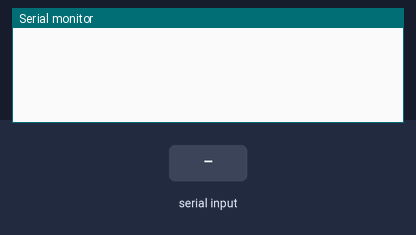
Bench run of a sketch on a simulated Arduino Mega 2560, built with avr-gcc and run on an emulated ATmega2560. Parts: the last lines printed to the serial monitor. Inputs (shaded band) come from the test bench.

Above: at 2.9 s.
3.0 s: "X\n" received over the second serial link
At 4.1 s:
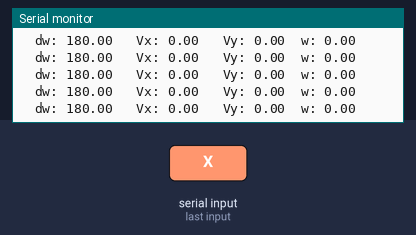
4.5 s: "C\n" received over the second serial link
At 5.4 s:
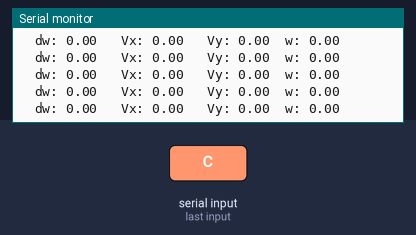
7.5 s: "Z\n" received over the second serial link
At 8.5 s:
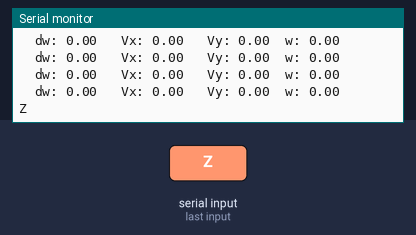
9.0 s: "R\n" received over the second serial link
At 9.4 s:
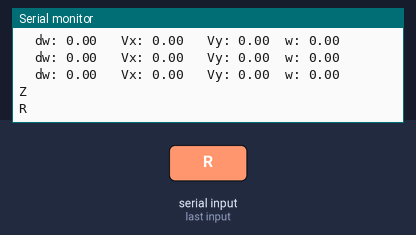
10.5 s: "90,45,200\n" received over the second serial link
At 11.7 s:
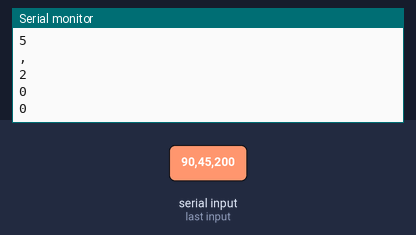
12.0 s: "O90\n" received over the second serial link
At 13.0 s:
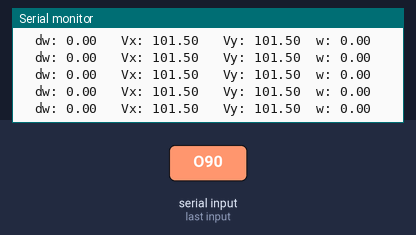
Timing chart, 0 to 14.5 s (numbered marks = the images above; inputs shaded):
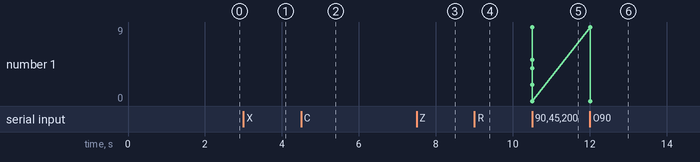

Measured:
- after the input at 3.0 s, the serial monitor: prints a new line at once (image 1)
- after the input at 4.5 s, the serial monitor: prints a new line at once (image 2)
- after the input at 7.5 s, the serial monitor: prints a new line at once (image 3)
- after the input at 9.0 s, the serial monitor: prints a new line at once (image 4)
- after the input at 10.5 s, the serial monitor: prints a new line at once (image 5)
- after the input at 12.0 s, the serial monitor: prints a new line at once (image 6)

The sketch:

ODOMETRY_DUE.ino
```cpp
#define slaveSerial Serial3
#define cmpSerial Serial2
#define nanoSerial Serial1

/*COMMAND*/
#define AT_RESET "RESET"
#define AT_RPS "RPS"

/* ENCODER */
#define encBelakang_CHA 27
#define encBelakang_CHB 29
#define encKanan_CHA 31
#define encKanan_CHB 33
#define encKiri_CHA 35
#define encKiri_CHB 37

/* ODOMETRY */
#define MATH_PI 3.14286
#define MATH_ROOT_OF_3 1.73205
#define WHEEL_RADIUS 2.9
#define WHEEL_BASE 9.40
#define ENC_RESOLUTION 2400.0
#define MIN_POS_RES 1.0
#define MIN_DEG_RES 3.0

/* Expansi Macro */
#define POS_CONV_FACTOR ((2 * MATH_PI) / ENC_RESOLUTION)
#define MATH_SIN(x) sin(radians(x))
#define MATH_COS(x) cos(radians(x))

/* Fuzzy */
// omega
#define AVLOW_SPEED 10
#define ALOW_SPEED 20
#define AMEDIUM_SPEED 30
#define AFAST_SPEED 50
#define AVFAST_SPEED 75

// Linear
#define LVLOW_SPEED 20
#define LLOW_SPEED 40
#define LMEDIUM_SPEED 50
#define LFAST_SPEED 60
#define LVFAST_SPEED 190

float headingContinuous = 0;
float lastHeading = 0;


/* MOVE GOAL TO GOAL */
int count = 0;
bool Move = false;
/* MOVE GOAL TO GOAL */

/* KOORDINAT X, Y, DAN HEADING */
struct POS {
  float X, Y, T;
} currentPOS, lastPOS;

/* PENYIMPANAN PULSA ENCODER */
struct ENC {
  volatile long int pulseCnt;
  long int lastpulse;
} EncBelakang, EncKanan, EncKiri;

/*COMPAS GY 25*/
struct cmps {
  char buffer[50];
  int counter;
  float heading;
} cmps;

/* Fungsi Compas */
void resetCMPS() {
  // kalibrasi Heading
  cmpSerial.write(0xA5);
  cmpSerial.write(0x55);
  delay(100);
  cmpSerial.write(0xA5);
  cmpSerial.write(0x53);
}

void initCMPS() {
  // Kalibrasi tilt
  cmpSerial.write(0xA5);
  cmpSerial.write(0x54);
  delay(1000);
  resetCMPS();
}

// void updateCMPS() {
//   char tmp;
//   while (cmpSerial.available()) {
//     tmp = cmpSerial.read();
//     cmps.buffer[cmps.counter++] = tmp;
//     if (tmp == '\n') {
//       cmps.buffer[cmps.counter] = 0;
//       cmps.heading = atof(strtok(cmps.buffer + 5, ","));
//       cmps.counter = 0;
//     }
//   }
// }

void updateCMPS() {
  char tmp;
  while (cmpSerial.available()) {
    tmp = cmpSerial.read();
    cmps.buffer[cmps.counter++] = tmp;

    if (tmp == '\n') {
      cmps.buffer[cmps.counter] = 0;

      // Parse heading normal 0–360
      cmps.heading = atof(strtok(cmps.buffer + 5, ","));

      // --- Tambahan continuous heading ---
      float raw = cmps.heading;
      float diff = raw - lastHeading;

      // Koreksi wrap-around (misal dari 359 → 0 atau 0 → 359)
      if (diff > 180) diff -= 360;
      if (diff < -180) diff += 360;

      headingContinuous -= diff;


      while (headingContinuous > 180) headingContinuous -= 360;
      while (headingContinuous <= -180) headingContinuous += 360;


      lastHeading = raw;
      // ------------------------------------

      cmps.counter = 0;
    }
  }
}


void setup() {
  Serial.begin(115200);
  cmpSerial.begin(115200);
  slaveSerial.begin(115200);
  // fullResetENC();
  nanoSerial.begin(115200);

  pinMode(encBelakang_CHA, INPUT_PULLUP);
  pinMode(encBelakang_CHB, INPUT_PULLUP);
  pinMode(encKanan_CHA, INPUT_PULLUP);
  pinMode(encKanan_CHB, INPUT_PULLUP);
  pinMode(encKiri_CHA, INPUT_PULLUP);
  pinMode(encKiri_CHB, INPUT_PULLUP);
  attachInterrupt(digitalPinToInterrupt(encBelakang_CHA), encBelakang_INTT_A, CHANGE);
  attachInterrupt(digitalPinToInterrupt(encBelakang_CHB), encBelakang_INTT_B, CHANGE);
  attachInterrupt(digitalPinToInterrupt(encKanan_CHA), encKanan_INTT_A, CHANGE);
  attachInterrupt(digitalPinToInterrupt(encKanan_CHB), encKanan_INTT_B, CHANGE);
  attachInterrupt(digitalPinToInterrupt(encKiri_CHA), encKiri_INTT_A, CHANGE);
  attachInterrupt(digitalPinToInterrupt(encKiri_CHB), encKiri_INTT_B, CHANGE);
  delay(1000);

  /* RESET */
  fullResetENC();
  initCMPS();
  initOdometry();

  /* Fungsi Utama */
  controlCompute();

  /* Fungsi Trial */
  // trialEncMaster();
}

void loop() {
  // Dead Loop();
}

void trialEncMaster() {
  while (1) {
    updateOdometry();
    Serial.print("BE: ");
    Serial.print(EncBelakang.pulseCnt);
    Serial.print("\tKA: ");
    Serial.print(EncKanan.pulseCnt);
    Serial.print("\tKI: ");
    Serial.print(EncKiri.pulseCnt);
    Serial.print("\tX: ");
    Serial.print(currentPOS.X);
    Serial.print("\tY: ");
    Serial.print(currentPOS.Y);
    Serial.print("\tT: ");
    Serial.println(currentPOS.T);
    delay(1);
  }
}

/* Odometry */
void initOdometry(void) {
  currentPOS.X = lastPOS.X = currentPOS.Y = lastPOS.Y = currentPOS.T = 0;
  EncKanan.pulseCnt = EncBelakang.pulseCnt = EncKiri.pulseCnt = 0;
  EncKanan.lastpulse = EncBelakang.lastpulse = EncKiri.lastpulse = 0;
}

void fullResetENC(void) {
  initOdometry();
  slaveSerial.println(AT_RESET);
}

void updateOdometry(void) {
  updateCMPS();

  long ltime;
  float _x, _y, _t;
  // kecepatan rotasi posisi dan heading
  float rvPos1, rvPos2, rvPos3;

  long int
    // delta pulse
    dKiriENC,
    dKananENC, dBelakangENC,
    // pulsa sekarang
    currentBePC, currentKaPC, currentKiPC;

  currentBePC = EncBelakang.pulseCnt;
  currentKaPC = EncKanan.pulseCnt;
  currentKiPC = EncKiri.pulseCnt;

  dBelakangENC = currentBePC - EncBelakang.lastpulse;
  dKananENC = currentKaPC - EncKanan.lastpulse;
  dKiriENC = currentKiPC - EncKiri.lastpulse;

  /* POS ENC X AND Y */
  rvPos1 = dBelakangENC * POS_CONV_FACTOR;
  rvPos2 = dKananENC * POS_CONV_FACTOR;
  rvPos3 = dKiriENC * POS_CONV_FACTOR;

  _x = WHEEL_RADIUS * ((2 / 3.0 * rvPos1) - (1 / 3.0 * rvPos2) - (1 / 3.0 * rvPos3));
  _y = WHEEL_RADIUS * ((1 / MATH_ROOT_OF_3 * rvPos2) - (1 / MATH_ROOT_OF_3 * rvPos3));
  // _t = cmps.heading;
  _t = headingContinuous;

  currentPOS.X = lastPOS.X + ((MATH_COS(_t) * _x) - (MATH_SIN(_t) * _y));
  currentPOS.Y = lastPOS.Y + ((MATH_SIN(_t) * _x) + (MATH_COS(_t) * _y));
  currentPOS.T = _t;

  EncBelakang.lastpulse = currentBePC;
  EncKanan.lastpulse = currentKaPC;
  EncKiri.lastpulse = currentKiPC;

  lastPOS.X = currentPOS.X;
  lastPOS.Y = currentPOS.Y;
}


bool goXYT(int x, int y, int t) {
  updateOdometry();
  float
    s,   // Jarak
    v,   // Linear Velocity
    w,   // angular velocity
    Vx,  // Kecepatan arah X
    Vy;  // Kecepatan arah Y

  float
    alpha,  // heading Error Robot
    TB,     // Target Bearing
    dx,     // Delta x
    dy,     // Delta y
    w1,     // Motor Belakang
    w2,     // Motor Kanan
    w3,     // Motor Kiri
    v1,     // Motor Belakang
    v2,     // Motor Kanan
    v3,     // Motor Kiri
    RPM1,   // Motor Belakang
    RPM2,   // Motor Kanan
    RPM3,   // Motor Kiri
    dw;     // Delta Omega

  v1 = v2 = v3 = 0;
  w1 = w2 = w3 = 0;
  v = 0;
  w = 0;
  // Delta Position
  dx = abs(x - currentPOS.X);
  dy = abs(y - currentPOS.Y);
  s = sqrt(dx * dx + dy * dy);

  // PENTING: Kecepatan linear SELALU ke arah target (global frame)
  if (s > MIN_POS_RES) {
    v = FuzzyLinear(s);
    // Velocity dalam global frame
    Vx = v * (dx / s);  // Komponen X menuju target
    Vy = v * (dy / s);  // Komponen Y menuju target
  } else {
    v = 0;
    Vx = 0;
    Vy = 0;
  }

  // ROTASI: Beda heading dengan target sudut t
  dw = t - currentPOS.T;
  // Normalisasi ke -180 sampai 180
  while (dw > 180) dw -= 360;
  while (dw < -180) dw += 360;

  // if (abs(dw) > MIN_DEG_RES) {
  //   w = FuzzyOmega(abs(dw));
  //   if (dw < 0) w *= -1;
  // } else {
  //   w = 0;
  // }

  // Cek sudah sampai
  if (s <= MIN_POS_RES && abs(dw) <= MIN_DEG_RES) {
    if (Move == true) {
      count++;
      if (count >= 2) setRPM(0, 0, 0);
    } else {
      count = 0;
      setRPM(0, 0, 0);
    }
  }

  // INVERSE KINEMATICS (Vx, Vy dalam GLOBAL frame!)
  // Konversi ke robot frame
  float Vx_robot = Vx * cos(radians(currentPOS.T)) + Vy * sin(radians(currentPOS.T));
  float Vy_robot = -Vx * sin(radians(currentPOS.T)) + Vy * cos(radians(currentPOS.T));

  // Hitung RPM
  w1 = (0.67 * Vx_robot) + (0 * Vy_robot) + (0.33 * w);
  w2 = (-0.33 * Vx_robot) + (0.58 * Vy_robot) + (0.33 * w);
  w3 = (-0.33 * Vx_robot) + (-0.58 * Vy_robot) + (0.33 * w);

  // Linear Motor [m/s];
  v1 = float(0.01 * w1);
  v2 = float(0.01 * w2);
  v3 = float(0.01 * w3);

  // convert To RPM
  RPM1 = (60 * v1) / (2 * MATH_PI * 0.075);  // 0.075 is radius motor
  RPM2 = (60 * v2) / (2 * MATH_PI * 0.075);
  RPM3 = (60 * v3) / (2 * MATH_PI * 0.075);

  setRPM(RPM1, RPM2, RPM3);


  Serial.print("\tdw: ");
  Serial.print(dw);
  Serial.print("\t Vx: ");
  Serial.print(Vx);
  Serial.print("\t Vy: ");
  Serial.print(Vy);
  Serial.print("\tw: ");
  Serial.println(w);

  return false;
}

void setRPM(int lRPM, int rRPM, int bRPM) {
  int rpm4 = 0;
  uint8_t packet[15];

  packet[0] = 0xAA;  // Header

  // Slave 1 data
  packet[1] = 0x00;                // D1H = CMD
  packet[2] = (bRPM >> 8) & 0xFF;  // D1M = RPM high byte
  packet[3] = bRPM & 0xFF;         // D1L = RPM low byte

  // Slave 2 data
  packet[4] = 0x00;                // D2H = CMD
  packet[5] = (rRPM >> 8) & 0xFF;  // D2M = RPM high byte
  packet[6] = rRPM & 0xFF;         // D2L = RPM low byte

  // Slave 3 data
  packet[7] = 0x00;                // D3H = CMD
  packet[8] = (lRPM >> 8) & 0xFF;  // D3M = RPM high byte
  packet[9] = lRPM & 0xFF;         // D3L = RPM low byte

  // Slave 4 data
  packet[10] = 0x00;                // D4H = CMD
  packet[11] = (rpm4 >> 8) & 0xFF;  // D4M = RPM high byte
  packet[12] = rpm4 & 0xFF;         // D4L = RPM low byte

  uint8_t checksum = 0;
  for (int i = 1; i <= 12; i++) {
    checksum ^= packet[i];
  }
  packet[13] = checksum;

  packet[14] = 0x55;
  slaveSerial.write(packet, 15);  // Slave 1
}

void encBelakang_INTT_A() {
  if (digitalRead(encBelakang_CHA) == HIGH) {
    if (digitalRead(encBelakang_CHB) == LOW) {
      EncBelakang.pulseCnt--;
    } else {
      EncBelakang.pulseCnt++;
    }
  } else {
    if (digitalRead(encBelakang_CHB) == HIGH) {
      EncBelakang.pulseCnt--;
    } else {
      EncBelakang.pulseCnt++;
    }
  }
}
void encBelakang_INTT_B() {
  if (digitalRead(encBelakang_CHA) == HIGH) {
    if (digitalRead(encBelakang_CHB) == HIGH) {
      EncBelakang.pulseCnt--;
    } else {
      EncBelakang.pulseCnt++;
    }
  } else {
    if (digitalRead(encBelakang_CHB) == LOW) {
      EncBelakang.pulseCnt--;
    } else {
      EncBelakang.pulseCnt++;
    }
  }
}
void encKanan_INTT_A() {
  if (digitalRead(encKanan_CHA) == HIGH) {
    if (digitalRead(encKanan_CHB) == LOW) {
      EncKanan.pulseCnt--;
    } else {
      EncKanan.pulseCnt++;
    }
  } else {
    if (digitalRead(encKanan_CHB) == HIGH) {
      EncKanan.pulseCnt--;
    } else {
      EncKanan.pulseCnt++;
    }
  }
}
void encKanan_INTT_B() {
  if (digitalRead(encKanan_CHA) == HIGH) {
    if (digitalRead(encKanan_CHB) == HIGH) {
      EncKanan.pulseCnt--;
    } else {
      EncKanan.pulseCnt++;
    }
  } else {
    if (digitalRead(encKanan_CHB) == LOW) {
      EncKanan.pulseCnt--;
    } else {
      EncKanan.pulseCnt++;
    }
  }
}
void encKiri_INTT_A() {
  if (digitalRead(encKiri_CHA) == HIGH) {
    if (digitalRead(encKiri_CHB) == LOW) {
      EncKiri.pulseCnt--;
    } else {
      EncKiri.pulseCnt++;
    }
  } else {
    if (digitalRead(encKiri_CHB) == HIGH) {
      EncKiri.pulseCnt--;
    } else {
      EncKiri.pulseCnt++;
    }
  }
}
void encKiri_INTT_B() {
  if (digitalRead(encKiri_CHA) == HIGH) {
    if (digitalRead(encKiri_CHB) == HIGH) {
      EncKiri.pulseCnt--;
    } else {
      EncKiri.pulseCnt++;
    }
  } else {
    if (digitalRead(encKiri_CHB) == LOW) {
      EncKiri.pulseCnt--;
    } else {
      EncKiri.pulseCnt++;
    }
  }
}


float FuzzyOmega(float wSpeed) {
  float Omega[6] = { 0, 10, 75, 130, 180, 230 };
  float Speed[5];
  float output = 0;
  /* SPEED */
  // Very Near
  if (wSpeed > Omega[0] && wSpeed <= Omega[1]) {
    // Speed[0] = (Omega[1] - wSpeed) / (Omega[1] - Omega[0]);
    Speed[0] = 1;
  } else if (wSpeed > Omega[1] && wSpeed <= Omega[2]) {
    Speed[0] = (Omega[2] - wSpeed) / (Omega[2] - Omega[1]);
  } else {
    Speed[0] = 0;
  }
  // Near
  if (wSpeed <= Omega[1]) {
    Speed[1] = 0;
  } else if (wSpeed > Omega[1] && wSpeed <= Omega[2]) {
    Speed[1] = (wSpeed - Omega[1]) / (Omega[2] - Omega[1]);
  } else if (wSpeed > Omega[2] && wSpeed <= Omega[3]) {
    Speed[1] = (Omega[3] - wSpeed) / (Omega[3] - Omega[2]);
  } else {
    Speed[1] = 0;
  }
  // Midle
  if (wSpeed <= Omega[2]) {
    Speed[2] = 0;
  } else if (wSpeed > Omega[2] && wSpeed <= Omega[3]) {
    Speed[2] = (wSpeed - Omega[2]) / (Omega[3] - Omega[2]);
  } else if (wSpeed > Omega[3] && wSpeed <= Omega[4]) {
    Speed[2] = (Omega[4] - wSpeed) / (Omega[4] - Omega[3]);
  } else {
    Speed[2] = 0;
  }
  // Far
  if (wSpeed <= Omega[3]) {
    Speed[3] = 0;
  } else if (wSpeed > Omega[3] && wSpeed <= Omega[4]) {
    Speed[3] = (wSpeed - Omega[3]) / (Omega[4] - Omega[3]);
  } else if (wSpeed > Omega[4] && wSpeed <= Omega[5]) {
    Speed[3] = (Omega[5] - wSpeed) / (Omega[5] - Omega[4]);
  } else {
    Speed[3] = 0;
  }
  // Very Far
  if (wSpeed <= Omega[4]) {
    Speed[4] = 0;
  } else if (wSpeed > Omega[4] && wSpeed <= Omega[5]) {
    Speed[4] = (wSpeed - Omega[4]) / (Omega[5] - Omega[4]);
  } else {
    Speed[4] = 1;
  }
  output = ((Speed[0] * AVLOW_SPEED) + (Speed[1] * ALOW_SPEED) + (Speed[2] * AMEDIUM_SPEED) + (Speed[3] * AFAST_SPEED) + (Speed[4] * AVFAST_SPEED)) / (Speed[0] + Speed[1] + Speed[2] + Speed[3] + Speed[4]);
  return output;
}

float FuzzyLinear(float vSpeed) {
  float output = 0;
  float fSpeed[6] = { 0, 35, 80, 130, 180, 230 };
  float Speed[5];

  /* SPEED */
  // Very Near
  if (vSpeed > fSpeed[0] && vSpeed <= fSpeed[1]) {
    // Speed[0] = (fSpeed[1] - vSpeed) / (fSpeed[1] - fSpeed[0]);
    Speed[0] = 1;
  } else if (vSpeed > fSpeed[1] && vSpeed <= fSpeed[2]) {
    Speed[0] = (fSpeed[2] - vSpeed) / (fSpeed[2] - fSpeed[1]);
  } else {
    Speed[0] = 0;
  }
  // Near
  if (vSpeed <= fSpeed[1]) {
    Speed[1] = 0;
  } else if (vSpeed > fSpeed[1] && vSpeed <= fSpeed[2]) {
    Speed[1] = (vSpeed - fSpeed[1]) / (fSpeed[2] - fSpeed[1]);
  } else if (vSpeed > fSpeed[2] && vSpeed <= fSpeed[3]) {
    Speed[1] = (fSpeed[3] - vSpeed) / (fSpeed[3] - fSpeed[2]);
  } else {
    Speed[1] = 0;
  }
  // Midle
  if (vSpeed <= fSpeed[2]) {
    Speed[2] = 0;
  } else if (vSpeed > fSpeed[2] && vSpeed <= fSpeed[3]) {
    Speed[2] = (vSpeed - fSpeed[2]) / (fSpeed[3] - fSpeed[2]);
  } else if (vSpeed > fSpeed[3] && vSpeed <= fSpeed[4]) {
    Speed[2] = (fSpeed[4] - vSpeed) / (fSpeed[4] - fSpeed[3]);
  } else {
    Speed[2] = 0;
  }
  // Far
  if (vSpeed <= fSpeed[3]) {
    Speed[3] = 0;
  } else if (vSpeed > fSpeed[3] && vSpeed <= fSpeed[4]) {
    Speed[3] = (vSpeed - fSpeed[3]) / (fSpeed[4] - fSpeed[3]);
  } else if (vSpeed > fSpeed[4] && vSpeed <= fSpeed[5]) {
    Speed[3] = (fSpeed[5] - vSpeed) / (fSpeed[5] - fSpeed[4]);
  } else {
    Speed[3] = 0;
  }
  // Very Far
  if (vSpeed <= fSpeed[4]) {
    Speed[4] = 0;
  } else if (vSpeed > fSpeed[4] && vSpeed <= fSpeed[5]) {
    Speed[4] = (vSpeed - fSpeed[4]) / (fSpeed[5] - fSpeed[4]);
  } else {
    Speed[4] = 1;
  }
  output = ((Speed[0] * LVLOW_SPEED) + (Speed[1] * LLOW_SPEED) + (Speed[2] * LMEDIUM_SPEED) + (Speed[3] * LFAST_SPEED) + (Speed[4] * LVFAST_SPEED)) / (Speed[0] + Speed[1] + Speed[2] + Speed[3] + Speed[4]);
  return output;
}


void controlCompute() {
  char IR64;
  bool MoveGoal = false;
  bool writeODM = false;
  struct data {
    int16_t
      p1,
      p2,
      p3;
  } targetXYT;

  // Move goal To goal
  int ZoneArr[100][3]{
    { -150, 150, 0 },
    { -50, 0, 0 },
    { 0, 0, 0 },
  };

  while (1) {
    updateOdometry();
    if (writeODM) {
      if (goXYT(targetXYT.p1, targetXYT.p2, targetXYT.p3)) {
        writeODM = false;
      }
    }
    if (MoveGoal) {
      switch (count) {
        case 0:
          goXYT(ZoneArr[0][0], ZoneArr[0][1], ZoneArr[0][2]);
          break;
        case 1:
          goXYT(ZoneArr[1][0], ZoneArr[1][1], ZoneArr[1][2]);
          break;
        case 2:
          goXYT(ZoneArr[2][0], ZoneArr[2][1], ZoneArr[2][2]);
          break;
        default:
          setRPM(0, 0, 0);
          count = 2;  // Last Count
          break;
      }
    }

    if (nanoSerial.available()) {
      IR64 = nanoSerial.read();
      Serial.println(IR64);
      if (IR64 == 'O') {  // START
        writeODM = false;
        MoveGoal = true;
        Move = true;
        count = 0;
      }
      if (IR64 == 'W') {  // L3
        writeODM = true;
        MoveGoal = false;
        Move = false;
        targetXYT.p1 = 0;
        targetXYT.p2 = 254;
        targetXYT.p3 = 0;
      }
      if (IR64 == 'S') {  // R3
        writeODM = true;
        MoveGoal = false;
        Move = false;
        targetXYT.p1 = 0;
        targetXYT.p2 = -254;
        targetXYT.p3 = 0;
      }
      if (IR64 == 'D') {  // Triangle
        writeODM = true;
        MoveGoal = false;
        Move = false;
        targetXYT.p1 = 100;
        targetXYT.p2 = 0;
        targetXYT.p3 = 0;
      }
      if (IR64 == 'A') {  // Cross
        writeODM = true;
        MoveGoal = false;
        Move = false;
        targetXYT.p1 = -100;
        targetXYT.p2 = 0;
        targetXYT.p3 = 0;
      }
      if (IR64 == 'X') {  // Cross
        writeODM = true;
        MoveGoal = false;
        Move = false;
        targetXYT.p1 = 0;
        targetXYT.p2 = 0;
        targetXYT.p3 = 180;
      }
      if (IR64 == 'C') {  // Cross
        writeODM = true;
        MoveGoal = false;
        Move = false;
        targetXYT.p1 = 0;
        targetXYT.p2 = 0;
        targetXYT.p3 = 0;
      }
      if (IR64 == 'Z') {  // Cross
        writeODM = false;
        MoveGoal = false;
        Move = false;
        targetXYT.p1 = 0;
        targetXYT.p2 = 0;
        targetXYT.p3 = 180;
        setRPM(0, 0, 0);
      }
      if (IR64 == 'R') {  // Cross
        writeODM = false;
        MoveGoal = false;
        Move = false;
        setRPM(0, 0, 0);
        fullResetENC();
      }
    }
    static unsigned long l_print = 0;
    if (millis() - l_print > 5) {
      l_print = millis();
      nanoSerial.print("\t_X: ");
      nanoSerial.print(targetXYT.p1);
      nanoSerial.print("\t_Y: ");
      nanoSerial.print(targetXYT.p2);
      nanoSerial.print("\t_T: ");
      nanoSerial.print(targetXYT.p3);
      nanoSerial.print("\tX: ");
      nanoSerial.print(currentPOS.X);
      nanoSerial.print("\tY: ");
      nanoSerial.print(currentPOS.Y);
      nanoSerial.print("\tT: ");
      nanoSerial.println(currentPOS.T);
    }
  }
}
```
